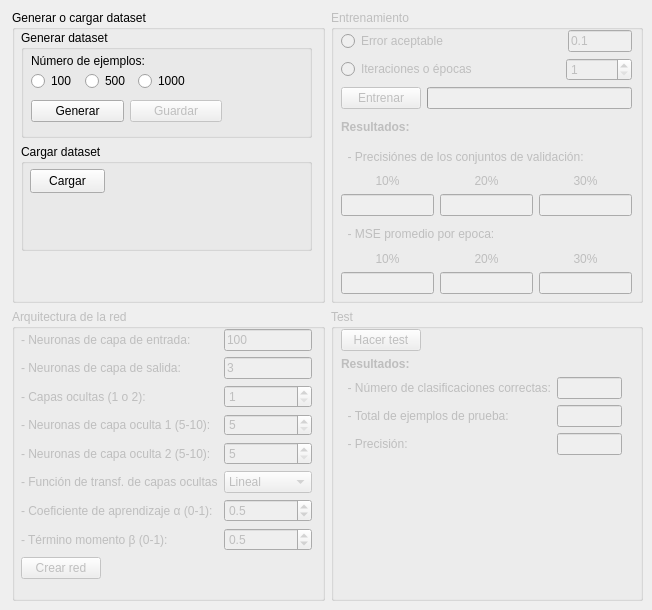
    <widget class="QWidget" name="tab">
     <attribute name="title">
      <string>Entrenamiento y test</string>
     </attribute>
     <widget class="QWidget" name="gridLayoutWidget">
      <property name="geometry">
       <rect>
        <x>12</x>
        <y>10</y>
        <width>631</width>
        <height>591</height>
       </rect>
      </property>
      <layout class="QGridLayout" name="gridLayout_2">
       <item row="0" column="0">
        <layout class="QVBoxLayout" name="verticalLayout_2">
         <item>
          <widget class="QGroupBox" name="groupBox_dataset">
           <property name="title">
            <string>Generar o cargar dataset</string>
           </property>
           <widget class="QWidget" name="verticalLayoutWidget_3">
            <property name="geometry">
             <rect>
              <x>9</x>
              <y>20</y>
              <width>291</width>
              <height>221</height>
             </rect>
            </property>
            <layout class="QVBoxLayout" name="verticalLayout_4">
             <item>
              <widget class="QGroupBox" name="groupBox_5">
               <property name="title">
                <string>Generar dataset</string>
               </property>
               <widget class="QWidget" name="horizontalLayoutWidget_2">
                <property name="geometry">
                 <rect>
                  <x>10</x>
                  <y>60</y>
                  <width>191</width>
                  <height>41</height>
                 </rect>
                </property>
                <layout class="QHBoxLayout" name="horizontalLayout_4">
                 <property name="topMargin">
                  <number>9</number>
                 </property>
                 <property name="bottomMargin">
                  <number>7</number>
                 </property>
                 <item>
                  <widget class="QPushButton" name="pushButton_generar">
                   <property name="text">
                    <string>Generar</string>
                   </property>
                  </widget>
                 </item>
                 <item>
                  <widget class="QPushButton" name="pushButton_guardar">
                   <property name="enabled">
                    <bool>false</bool>
                   </property>
                   <property name="text">
                    <string>Guardar</string>
                   </property>
                  </widget>
                 </item>
                </layout>
               </widget>
               <widget class="QWidget" name="horizontalLayoutWidget">
                <property name="geometry">
                 <rect>
                  <x>10</x>
                  <y>40</y>
                  <width>161</width>
                  <height>23</height>
                 </rect>
                </property>
                <layout class="QHBoxLayout" name="horizontalLayout_3">
                 <property name="spacing">
                  <number>0</number>
                 </property>
                 <property name="topMargin">
                  <number>0</number>
                 </property>
                 <item>
                  <widget class="QRadioButton" name="radioButton_100">
                   <property name="text">
                    <string>100</string>
                   </property>
                  </widget>
                 </item>
                 <item>
                  <widget class="QRadioButton" name="radioButton_500">
                   <property name="text">
                    <string>500</string>
                   </property>
                  </widget>
                 </item>
                 <item>
                  <widget class="QRadioButton" name="radioButton_1000">
                   <property name="text">
                    <string>1000</string>
                   </property>
                  </widget>
                 </item>
                </layout>
               </widget>
               <widget class="QLabel" name="label_gen_dataset1">
                <property name="geometry">
                 <rect>
                  <x>10</x>
                  <y>20</y>
                  <width>121</width>
                  <height>21</height>
                 </rect>
                </property>
                <property name="text">
                 <string>Número de ejemplos:</string>
                </property>
               </widget>
              </widget>
             </item>
             <item>
              <widget class="QGroupBox" name="groupBox_6">
               <property name="sizePolicy">
                <sizepolicy hsizetype="Preferred" vsizetype="Ignored">
                 <horstretch>0</horstretch>
                 <verstretch>0</verstretch>
                </sizepolicy>
               </property>
               <property name="title">
                <string>Cargar dataset</string>
               </property>
               <widget class="QPushButton" name="pushButton_cargar">
                <property name="geometry">
                 <rect>
                  <x>9</x>
                  <y>25</y>
                  <width>75</width>
                  <height>24</height>
                 </rect>
                </property>
                <property name="text">
                 <string>Cargar</string>
                </property>
               </widget>
              </widget>
             </item>
            </layout>
           </widget>
          </widget>
         </item>
         <item>
          <widget class="QGroupBox" name="groupBox_arquitectura">
           <property name="enabled">
            <bool>false</bool>
           </property>
           <property name="title">
            <string>Arquitectura de la red</string>
           </property>
           <property name="flat">
            <bool>false</bool>
           </property>
           <property name="checkable">
            <bool>false</bool>
           </property>
           <widget class="QWidget" name="formLayoutWidget">
            <property name="geometry">
             <rect>
              <x>9</x>
              <y>20</y>
              <width>291</width>
              <height>250</height>
             </rect>
            </property>
            <layout class="QFormLayout" name="formLayout">
             <item row="0" column="0">
              <widget class="QLabel" name="label_arquired1">
               <property name="text">
                <string>- Neuronas de capa de entrada:</string>
               </property>
              </widget>
             </item>
             <item row="1" column="0">
              <widget class="QLabel" name="label_arquired2">
               <property name="text">
                <string>- Neuronas de capa de salida:</string>
               </property>
              </widget>
             </item>
             <item row="2" column="0">
              <widget class="QLabel" name="label_arquired3">
               <property name="text">
                <string>- Capas ocultas (1 o 2):</string>
               </property>
              </widget>
             </item>
             <item row="3" column="0">
              <widget class="QLabel" name="label_arquired4">
               <property name="text">
                <string>- Neuronas de capa oculta 1 (5-10):</string>
               </property>
              </widget>
             </item>
             <item row="4" column="0">
              <widget class="QLabel" name="label_arquired5">
               <property name="text">
                <string>- Neuronas de capa oculta 2 (5-10):</string>
               </property>
              </widget>
             </item>
             <item row="6" column="0">
              <widget class="QLabel" name="label_arquired7">
               <property name="text">
                <string>- Coeficiente de aprendizaje α (0-1):</string>
               </property>
              </widget>
             </item>
             <item row="7" column="0">
              <widget class="QLabel" name="label_arquired8">
               <property name="text">
                <string>- Término momento β (0-1):</string>
               </property>
              </widget>
             </item>
             <item row="0" column="1">
              <widget class="QLineEdit" name="lineEdit_tamCapaEnt">
               <property name="enabled">
                <bool>false</bool>
               </property>
               <property name="text">
                <string>100</string>
               </property>
              </widget>
             </item>
             <item row="1" column="1">
              <widget class="QLineEdit" name="lineEdit_tamCapaSal">
               <property name="enabled">
                <bool>false</bool>
               </property>
               <property name="text">
                <string>3</string>
               </property>
              </widget>
             </item>
             <item row="2" column="1">
              <widget class="QSpinBox" name="spinBox_capasOcultas">
               <property name="minimum">
                <number>1</number>
               </property>
               <property name="maximum">
                <number>2</number>
               </property>
              </widget>
             </item>
             <item row="3" column="1">
              <widget class="QSpinBox" name="spinBox_tamCapaOc1">
               <property name="minimum">
                <number>5</number>
               </property>
               <property name="maximum">
                <number>10</number>
               </property>
              </widget>
             </item>
             <item row="4" column="1">
              <widget class="QSpinBox" name="spinBox_tamCapaOc2">
               <property name="minimum">
                <number>5</number>
               </property>
               <property name="maximum">
                <number>10</number>
               </property>
              </widget>
             </item>
             <item row="6" column="1">
              <widget class="QDoubleSpinBox" name="doubleSpinBox_alfa">
               <property name="decimals">
                <number>1</number>
               </property>
               <property name="minimum">
                <double>0.000000000000000</double>
               </property>
               <property name="maximum">
                <double>1.000000000000000</double>
               </property>
               <property name="stepType">
                <enum>QAbstractSpinBox::AdaptiveDecimalStepType</enum>
               </property>
               <property name="value">
                <double>0.500000000000000</double>
               </property>
              </widget>
             </item>
             <item row="7" column="1">
              <widget class="QDoubleSpinBox" name="doubleSpinBox_beta">
               <property name="decimals">
                <number>1</number>
               </property>
               <property name="minimum">
                <double>0.000000000000000</double>
               </property>
               <property name="maximum">
                <double>1.000000000000000</double>
               </property>
               <property name="stepType">
                <enum>QAbstractSpinBox::AdaptiveDecimalStepType</enum>
               </property>
               <property name="value">
                <double>0.500000000000000</double>
               </property>
              </widget>
             </item>
             <item row="8" column="0">
              <widget class="QPushButton" name="pushButton_crearred">
               <property name="text">
                <string>Crear red</string>
               </property>
              </widget>
             </item>
             <item row="5" column="0">
              <widget class="QLabel" name="label_arquired6">
               <property name="text">
                <string>- Función de transf. de capas ocultas</string>
               </property>
              </widget>
             </item>
             <item row="5" column="1">
              <widget class="QComboBox" name="comboBox_funcion">
               <item>
                <property name="text">
                 <string>Lineal</string>
                </property>
               </item>
               <item>
                <property name="text">
                 <string>Sigmoidal</string>
                </property>
               </item>
              </widget>
             </item>
            </layout>
           </widget>
          </widget>
         </item>
        </layout>
       </item>
       <item row="0" column="1">
        <layout class="QVBoxLayout" name="verticalLayout_3">
         <item>
          <widget class="QGroupBox" name="groupBox_entrenamiento">
           <property name="enabled">
            <bool>false</bool>
           </property>
           <property name="title">
            <string>Entrenamiento</string>
           </property>
           <widget class="QWidget" name="verticalLayoutWidget_4">
            <property name="geometry">
             <rect>
              <x>10</x>
              <y>20</y>
              <width>291</width>
              <height>264</height>
             </rect>
            </property>
            <layout class="QVBoxLayout" name="verticalLayout_6">
             <item>
              <layout class="QHBoxLayout" name="horizontalLayout_5">
               <item>
                <widget class="QRadioButton" name="radioButton_erroracep">
                 <property name="text">
                  <string>Error aceptable                                  </string>
                 </property>
                </widget>
               </item>
               <item>
                <widget class="QLineEdit" name="lineEdit_erroracep">
                 <property name="text">
                  <string>0.1</string>
                 </property>
                </widget>
               </item>
              </layout>
             </item>
             <item>
              <layout class="QHBoxLayout" name="horizontalLayout_6">
               <item>
                <widget class="QRadioButton" name="radioButton_iteraciones">
                 <property name="text">
                  <string>Iteraciones o épocas                         </string>
                 </property>
                </widget>
               </item>
               <item>
                <widget class="QSpinBox" name="spinBox_iteraciones">
                 <property name="minimum">
                  <number>1</number>
                 </property>
                 <property name="maximum">
                  <number>10000</number>
                 </property>
                 <property name="singleStep">
                  <number>1</number>
                 </property>
                </widget>
               </item>
              </layout>
             </item>
             <item>
              <layout class="QHBoxLayout" name="horizontalLayout_7">
               <item>
                <widget class="QPushButton" name="pushButton_entrenar">
                 <property name="text">
                  <string>Entrenar</string>
                 </property>
                </widget>
               </item>
               <item>
                <widget class="QProgressBar" name="progressBar_entrenamiento">
                 <property name="value">
                  <number>0</number>
                 </property>
                 <property name="textVisible">
                  <bool>false</bool>
                 </property>
                </widget>
               </item>
              </layout>
             </item>
             <item>
              <layout class="QHBoxLayout" name="horizontalLayout_8">
               <item>
                <widget class="QLabel" name="label_entren1">
                 <property name="font">
                  <font>
                   <bold>true</bold>
                  </font>
                 </property>
                 <property name="text">
                  <string>Resultados:</string>
                 </property>
                </widget>
               </item>
              </layout>
             </item>
             <item>
              <widget class="QLabel" name="label">
               <property name="text">
                <string>  - Precisiónes de los conjuntos de validación:</string>
               </property>
              </widget>
             </item>
             <item>
              <layout class="QHBoxLayout" name="horizontalLayout_9">
               <item>
                <layout class="QVBoxLayout" name="verticalLayout_7">
                 <item>
                  <widget class="QLabel" name="label_3">
                   <property name="text">
                    <string>10%</string>
                   </property>
                   <property name="alignment">
                    <set>Qt::AlignCenter</set>
                   </property>
                  </widget>
                 </item>
                 <item>
                  <widget class="QLineEdit" name="lineEdit_prec10">
                   <property name="alignment">
                    <set>Qt::AlignCenter</set>
                   </property>
                  </widget>
                 </item>
                </layout>
               </item>
               <item>
                <layout class="QVBoxLayout" name="verticalLayout_8">
                 <item>
                  <widget class="QLabel" name="label_4">
                   <property name="text">
                    <string>20%</string>
                   </property>
                   <property name="alignment">
                    <set>Qt::AlignCenter</set>
                   </property>
                  </widget>
                 </item>
                 <item>
                  <widget class="QLineEdit" name="lineEdit_prec20">
                   <property name="alignment">
                    <set>Qt::AlignCenter</set>
                   </property>
                  </widget>
                 </item>
                </layout>
               </item>
               <item>
                <layout class="QVBoxLayout" name="verticalLayout_9">
                 <item>
                  <widget class="QLabel" name="label_5">
                   <property name="text">
                    <string>30%</string>
                   </property>
                   <property name="alignment">
                    <set>Qt::AlignCenter</set>
                   </property>
                  </widget>
                 </item>
                 <item>
                  <widget class="QLineEdit" name="lineEdit_prec30">
                   <property name="alignment">
                    <set>Qt::AlignCenter</set>
                   </property>
                  </widget>
                 </item>
                </layout>
               </item>
              </layout>
             </item>
             <item>
              <widget class="QLabel" name="label_7">
               <property name="text">
                <string>  - MSE promedio por epoca:</string>
               </property>
              </widget>
             </item>
             <item>
              <layout class="QHBoxLayout" name="horizontalLayout_10">
               <item>
                <layout class="QVBoxLayout" name="verticalLayout_10">
                 <item>
                  <widget class="QLabel" name="label_8">
                   <property name="text">
                    <string>10%</string>
                   </property>
                   <property name="alignment">
                    <set>Qt::AlignCenter</set>
                   </property>
                  </widget>
                 </item>
                 <item>
                  <widget class="QLineEdit" name="lineEdit_mse10">
                   <property name="alignment">
                    <set>Qt::AlignCenter</set>
                   </property>
                  </widget>
                 </item>
                </layout>
               </item>
               <item>
                <layout class="QVBoxLayout" name="verticalLayout_11">
                 <item>
                  <widget class="QLabel" name="label_9">
                   <property name="text">
                    <string>20%</string>
                   </property>
                   <property name="alignment">
                    <set>Qt::AlignCenter</set>
                   </property>
                  </widget>
                 </item>
                 <item>
                  <widget class="QLineEdit" name="lineEdit_mse20">
                   <property name="alignment">
                    <set>Qt::AlignCenter</set>
                   </property>
                  </widget>
                 </item>
                </layout>
               </item>
               <item>
                <layout class="QVBoxLayout" name="verticalLayout_12">
                 <item>
                  <widget class="QLabel" name="label_200">
                   <property name="text">
                    <string>30%</string>
                   </property>
                   <property name="alignment">
                    <set>Qt::AlignCenter</set>
                   </property>
                  </widget>
                 </item>
                 <item>
                  <widget class="QLineEdit" name="lineEdit_mse30">
                   <property name="alignment">
                    <set>Qt::AlignCenter</set>
                   </property>
                  </widget>
                 </item>
                </layout>
               </item>
              </layout>
             </item>
            </layout>
           </widget>
          </widget>
         </item>
         <item>
          <widget class="QGroupBox" name="groupBox_test">
           <property name="enabled">
            <bool>false</bool>
           </property>
           <property name="title">
            <string>Test</string>
           </property>
           <widget class="QWidget" name="formLayoutWidget_3">
            <property name="geometry">
             <rect>
              <x>10</x>
              <y>20</y>
              <width>281</width>
              <height>151</height>
             </rect>
            </property>
            <layout class="QFormLayout" name="formLayout_3">
             <item row="0" column="0">
              <widget class="QPushButton" name="pushButton_hacertest">
               <property name="text">
                <string>Hacer test</string>
               </property>
              </widget>
             </item>
             <item row="1" column="0">
              <widget class="QLabel" name="label_test1">
               <property name="font">
                <font>
                 <bold>true</bold>
                </font>
               </property>
               <property name="text">
                <string>Resultados:</string>
               </property>
              </widget>
             </item>
             <item row="2" column="0">
              <widget class="QLabel" name="label_test2">
               <property name="text">
                <string>  - Número de clasificaciones correctas:</string>
               </property>
              </widget>
             </item>
             <item row="3" column="0">
              <widget class="QLabel" name="label_test3">
               <property name="text">
                <string>  - Total de ejemplos de prueba:</string>
               </property>
              </widget>
             </item>
             <item row="4" column="0">
              <widget class="QLabel" name="label_test4">
               <property name="text">
                <string>  - Precisión:</string>
               </property>
              </widget>
             </item>
             <item row="2" column="1">
              <widget class="QLineEdit" name="lineEdit_testcorrectas"/>
             </item>
             <item row="3" column="1">
              <widget class="QLineEdit" name="lineEdit_testtotal"/>
             </item>
             <item row="4" column="1">
              <widget class="QLineEdit" name="lineEdit_testprec"/>
             </item>
            </layout>
           </widget>
          </widget>
         </item>
        </layout>
       </item>
      </layout>
     </widget>
    </widget>
